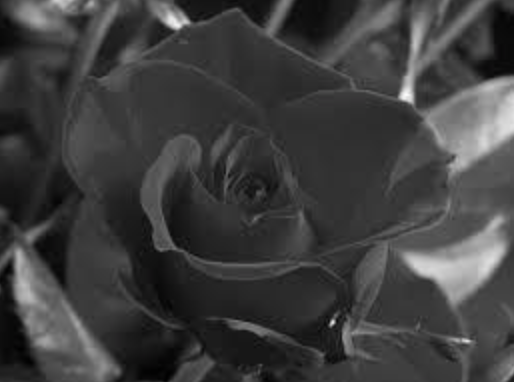
%> input picture 2/Rose.png, 514 x 382 px
$ octave rose_process.m   (GNU Octave 9; MATLAB toolbox functions it lacks are replaced by stand-ins)
%> lines starting %> are read from the running program, lines starting %| are printed output that depends on the picture
img_rose = imread('Rose.png');
%> img_rose is the input picture: size 382x514x3 uint8; mean R, G, B 62.8, 62.7, 62.8
his_strech = imadjust(img_rose, [0.1, 0.7], [0.3,1]);
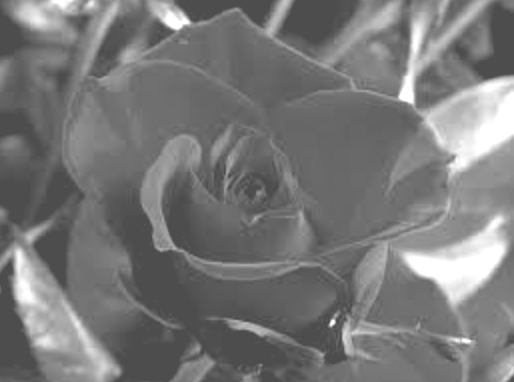
%> his_strech: size 382x514x3 uint8; mean R, G, B 120.5, 120.4, 120.5

imwrite(his_strech, 'rose_processed.png')

his_eq = histeq(img_rose);
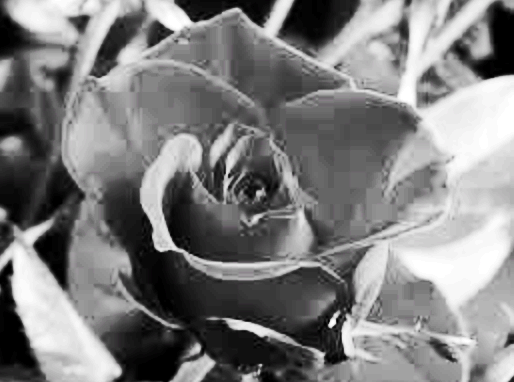
%> his_eq: size 382x514x3 uint8; mean R, G, B 127.1, 126.8, 127.1
imwrite(his_eq, 'rose_processed2.png')
